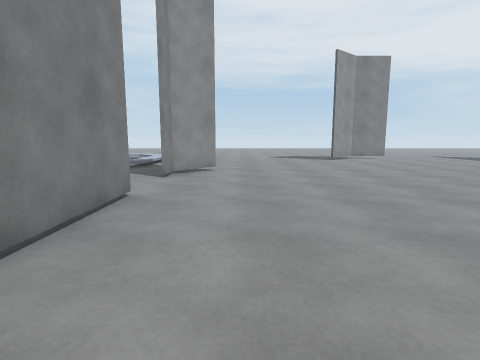
View 1 (above)

19 first-person views from a walk through a scene from a Unity 3-D project. The camera is 1.2 m above the floor, tilts 8° down and sees 80° across. The floor is counted in squares, 1 m on a side. Each view is taken from the middle of a square. On the plan, view 1 faces up. The plan holds only what a view shows up to about 13 squares ahead; the rest is blank. The place goes on beyond the plan. The player is left out. Some surface patterns are stand-ins.

View 2
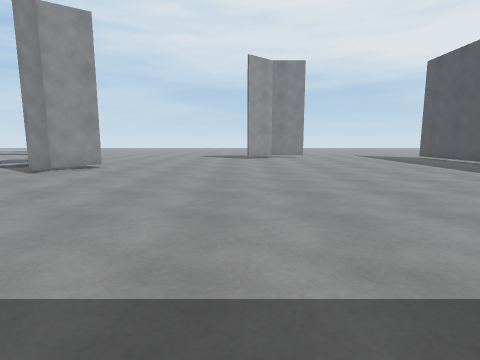

View 3
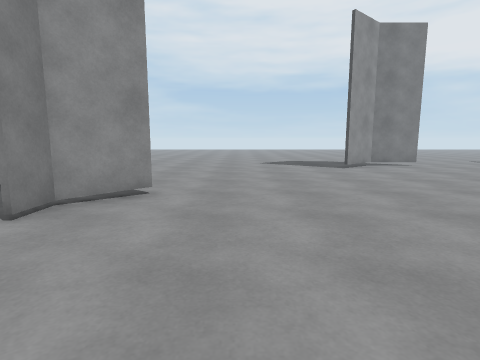

View 4
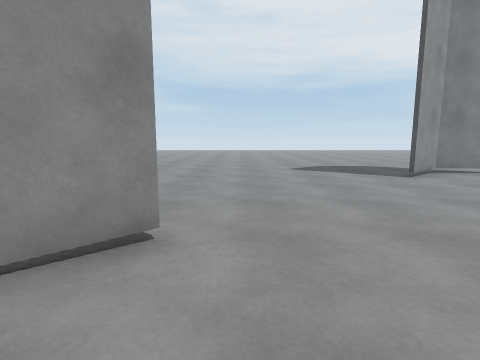

View 5
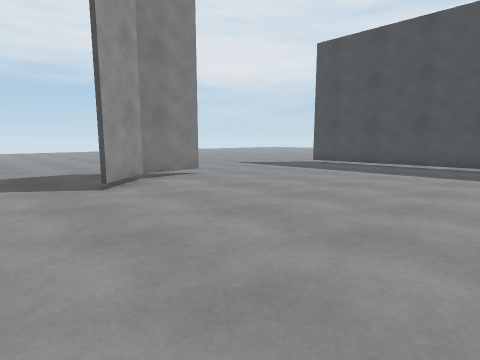

View 6
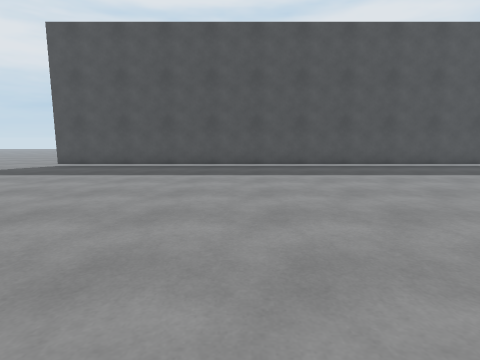

View 7
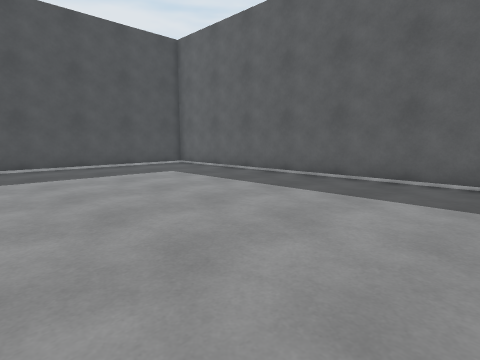

View 8
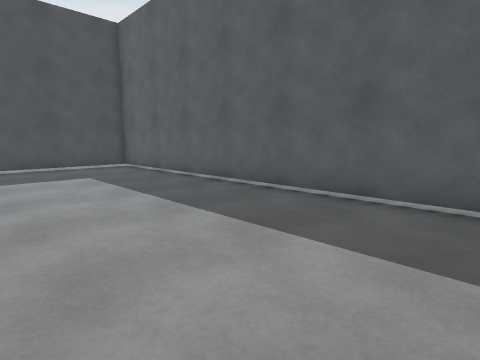

View 9
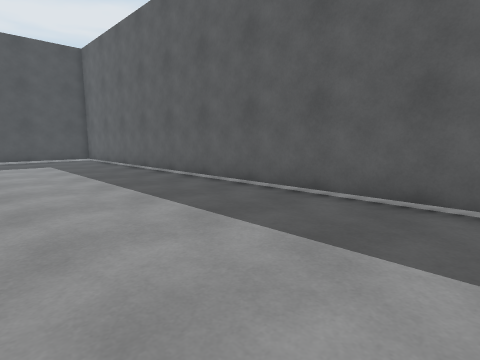

View 10
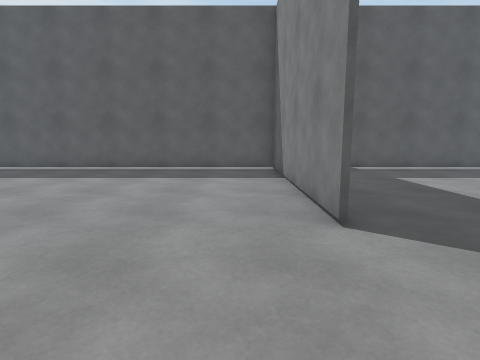

View 11
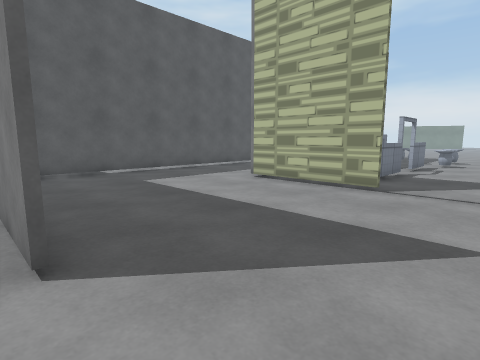

View 12
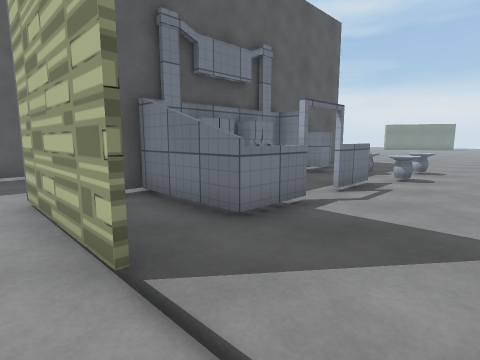

View 13
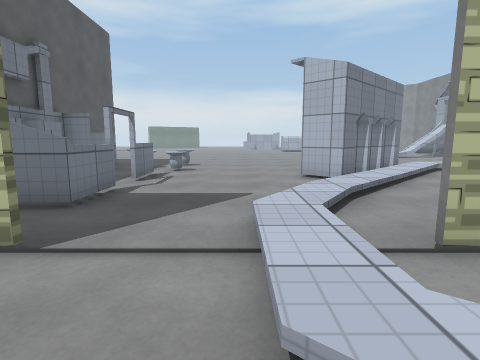

View 14
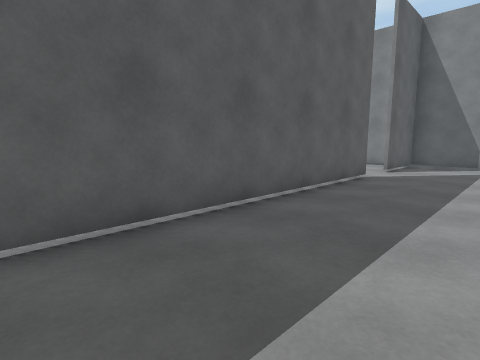

View 15
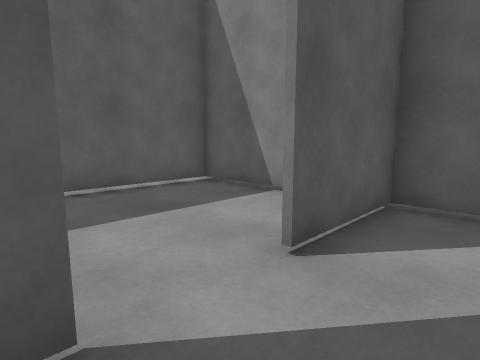

View 16
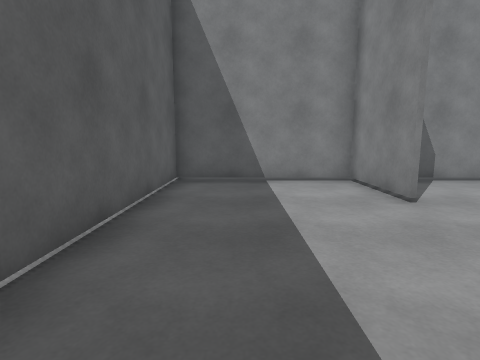

View 17
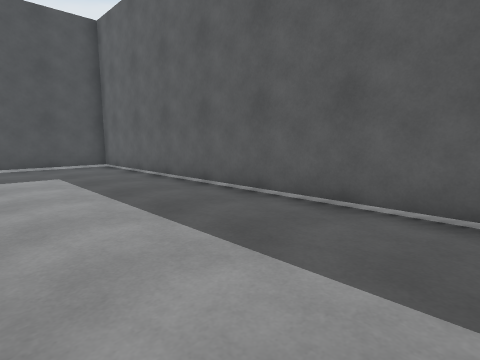

View 18
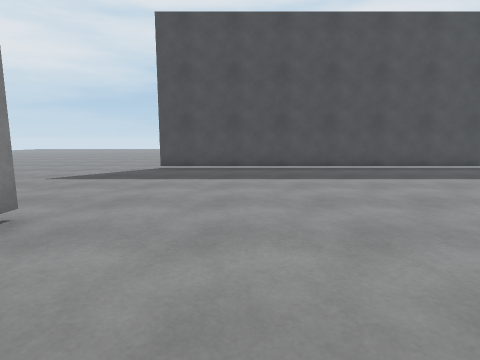

View 19
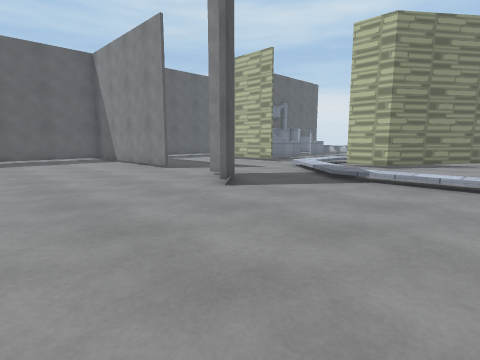

### Floor plan
Key: @ floor where view 1 was taken; # wall or solid block; x gap in a wall; . main floor; : floor 0.25 m higher than the main floor; / step, stairs or slope; = window, fence, low wall or low ledge; O other object.
Columns run from 20 left of view 1 to 18 right of it. Each row starts with its distance up from view 1.
 19                  ......................
 18                  .........####.......#.
 17   //             ....................#.
 16   /O/    ....  //....................#.
 15   #/:/.###...  //....................#.
 14   ##/:/..##..  //....................#.
 13    ##/:/..##.  //....................#.
 12     ##/O/..#. //.....................#.
 11  ....../O/.x.//...##.................#.
 10  .......//////...##..................#.
  9  .........///........................#.
  8 .....................................#.
  7 O. O.................................#.
  6 OO Ox=.x=#.#......#..................#.
  5   O....  #.#......#..................#.
  4  .OO######.#......#..................#.
  3 #######  ###......#..................#.
  2 #       ..........#..................#.
  1 #.................#..................#.
  0 #................ #.@................#.
 -1 #................ #..................#
 -2 ###..#################################
 -3 #.................#...........
 -4 #.................#
 -5 #.................#
 -6 #.................#
 -7 ###################

Where each view was taken, in squares from view 1:
view 1: 0 up, 0 right, facing up
view 2: 1 down, 5 right, facing up
view 3: 5 up, 1 right, facing up
view 4: 8 up, 0 right, facing up
view 5: 10 up, 3 right, facing up-right
view 6: 10 up, 4 right, facing right
view 7: 7 up, 4 right, facing down-right
view 8: 4 up, 4 right, facing down-right
view 9: 4 up, 1 left, facing down-right
view 10: 10 up, 1 left, facing down
view 11: 9 up, 2 left, facing down-left
view 12: 9 up, 8 left, facing down-left
view 13: 9 up, 6 left, facing left
view 14: 2 up, 6 left, facing down-left
view 15: 0 up, 15 left, facing down-left
view 16: 5 down, 12 left, facing left
view 17: 2 down, 16 left, facing down-right
view 18: 15 up, 5 right, facing right
view 19: 17 up, 4 right, facing down-left
